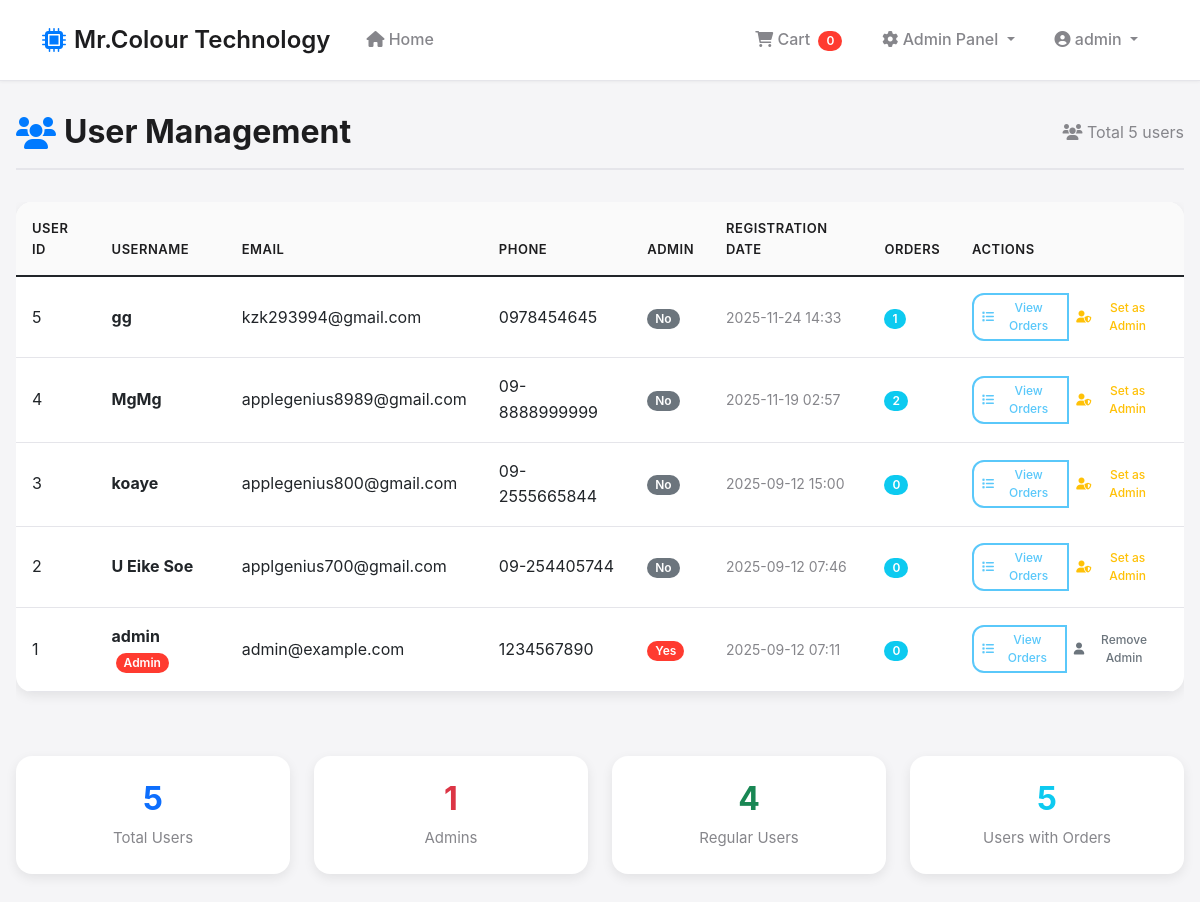
The app's page /admin/users (signed in) with its own data.
### app.py (models this page shows, shortened)
class User(UserMixin, db.Model):
    id = db.Column(db.Integer, primary_key=True)
    username = db.Column(db.String(80), unique=True, nullable=False)
    email = db.Column(db.String(120), unique=True, nullable=False)
    phone = db.Column(db.String(20), nullable=False)
    password_hash = db.Column(db.String(120), nullable=False)
    is_admin = db.Column(db.Boolean, default=False)
    created_at = db.Column(db.DateTime, default=datetime.utcnow)

### app.py (the view)
@app.route('/admin/users')
@login_required
def admin_users():
    if not current_user.is_admin:
        flash('Insufficient permissions')
        return redirect(url_for('index'))
    users = User.query.order_by(User.created_at.desc()).all()
    return render_template('admin_users.html', users=users, current_user=current_user)

### app.py (called while the page is built)
@login_manager.user_loader
def load_user(user_id):
    user = User.query.get(int(user_id))
    if user:
        db.session.refresh(user)
    return user

### templates/admin_users.html (shortened to what this page needs)
{% extends "base.html" %}
{% block content %}
<div class="page-header">
    <h2><i class="fas fa-users"></i> User Management</h2>
    <div class="text-muted">
        <i class="fas fa-users"></i> Total {{ users|length }} users
    </div>
</div>
{% if users %}
    <div class="table-responsive">
        <table class="table table-hover">
            <thead>
                <tr>
                    <th>User ID</th>
                    <th>Username</th>
                    <th>Email</th>
                    <th>Phone</th>
                    <th>Admin</th>
                    <th>Registration Date</th>
                    <th>Orders</th>
                    <th>Actions</th>
                </tr>
            </thead>
            <tbody>
                {% for user in users %}
                <tr>
                    <td>{{ user.id }}</td>
                    <td>
                        <strong>{{ user.username }}</strong>
                        {% if user.is_admin %}
                            <span class="badge bg-danger ms-1">Admin</span>
                        {% endif %}
                    </td>
                    <td>{{ user.email }}</td>
                    <td>{{ user.phone }}</td>
                    <td>
                        {% if user.is_admin %}
                            <span class="badge bg-danger">Yes</span>
                        {% else %}
                            <span class="badge bg-secondary">No</span>
                        {% endif %}
                    </td>
                    <td>
                        <small class="text-muted">{{ user.created_at.strftime('%Y-%m-%d %H:%M') }}</small>
                    </td>
                    <td>
                        <span class="badge bg-info">{{ user.orders|length }}</span>
                    </td>
                    <td>
                        <div class="btn-group" role="group">
                            <button class="btn btn-sm btn-outline-info view-orders-btn" data-user-id="{{ user.id }}">
                                <i class="fas fa-list"></i> View Orders
                            </button>
                            {% if not user.is_admin %}
                                <button class="btn btn-sm btn-outline-warning toggle-admin-btn" data-user-id="{{ user.id }}" data-is-admin="true">
                                    <i class="fas fa-user-shield"></i> Set as Admin
                                </button>
                            {% else %}
                                <button class="btn btn-sm btn-outline-secondary toggle-admin-btn" data-user-id="{{ user.id }}" data-is-admin="false">
                                    <i class="fas fa-user"></i> Remove Admin
                                </button>
                            {% endif %}
                        </div>
                    </td>
                </tr>
                {% endfor %}
            </tbody>
        </table>
    </div>
    <div class="row g-4 mt-4">
        <div class="col-md-3">
            <div class="stats-card">
                <h5 class="card-title text-primary">{{ users|length }}</h5>
                <p class="card-text">Total Users</p>
            </div>
        </div>
        <div class="col-md-3">
            <div class="stats-card">
                <h5 class="card-title text-danger">{{ users|selectattr('is_admin', 'eq', true)|list|length }}</h5>
                <p class="card-text">Admins</p>
            </div>
        </div>
        <div class="col-md-3">
            <div class="stats-card">
                <h5 class="card-title text-success">{{ users|selectattr('is_admin', 'eq', false)|list|length }}</h5>
                <p class="card-text">Regular Users</p>
            </div>
        </div>
        <div class="col-md-3">
            <div class="stats-card">
                <h5 class="card-title text-info">{{ users|selectattr('orders', 'defined')|list|length }}</h5>
                <p class="card-text">Users with Orders</p>
            </div>
        </div>
    </div>
{% else %}
    <div class="empty-state">
        <i class="fas fa-users"></i>
        <h3>No Users</h3>
        <p>No users have registered yet</p>
    </div>
{% endif %}
{% endblock %}

### templates/base.html (shortened to what this page needs)
<!DOCTYPE html>
<html lang="en">
<head>
    <link href="https://cdn.jsdelivr.net/npm/bootstrap@5.1.3/dist/css/bootstrap.min.css" rel="stylesheet">
    <link href="https://cdnjs.cloudflare.com/ajax/libs/font-awesome/6.0.0/css/all.min.css" rel="stylesheet">
    <link href="{{ url_for('static', filename='css/style.css') }}" rel="stylesheet">
</head>
<body>
    <nav class="navbar navbar-expand-lg navbar-light">
        <div class="container">
            <a class="navbar-brand" href="{{ url_for('index') }}">
                <i class="fas fa-microchip"></i> Mr.Colour Technology
            </a>
            <div class="collapse navbar-collapse" id="navbarNav">
                <ul class="navbar-nav me-auto">
                    <li class="nav-item">
                        <a class="nav-link" href="{{ url_for('index') }}">
                            <i class="fas fa-home"></i> Home
                        </a>
                    </li>
                </ul>
                <ul class="navbar-nav">
                    {% if current_user.is_authenticated %}
                        <li class="nav-item">
                            <a class="nav-link" href="#" onclick="showCart()">
                                <i class="fas fa-shopping-cart"></i> Cart
                                <span class="badge bg-danger" id="cart-count">0</span>
                            </a>
                        </li>
                        {% if current_user.is_admin %}
                            <li class="nav-item dropdown">
                                <a class="nav-link dropdown-toggle" href="#" role="button" data-bs-toggle="dropdown" aria-expanded="false">
                                    <i class="fas fa-cog"></i> Admin Panel
                                </a>
                            </li>
                        {% endif %}
                        <li class="nav-item dropdown">
                            <a class="nav-link dropdown-toggle" href="#" role="button" data-bs-toggle="dropdown" aria-expanded="false">
                                <i class="fas fa-user-circle"></i> {{ current_user.username }}
                            </a>
                        </li>
                    {% endif %}
                </ul>
            </div>
        </div>
    </nav>
    <main class="container">
        {% block content %}{% endblock %}
    </main>
</body>
</html>

### records on screen
User: username "admin", id "1", is_admin "Admin", email "admin@example.com", phone "1234567890", created_at "2025-09-12 07:11", orders|length "0"
User: id "5", username "gg", email "kzk293994@gmail.com", phone "0978454645", is_admin "No", created_at "2025-11-24 14:33", orders|length "1"
User: id "4", username "MgMg", email "applegenius8989@gmail.com", phone "09-8888999999", is_admin "No", created_at "2025-11-19 02:57", orders|length "2"
User: id "3", username "koaye", email "applegenius800@gmail.com", phone "09-2555665844", is_admin "No", created_at "2025-09-12 15:00", orders|length "0"
User: id "2", username "U Eike Soe", email "applgenius700@gmail.com", phone "09-254405744", is_admin "No", created_at "2025-09-12 07:46", orders|length "0"

### other values on screen
{{ users|length }} "5"
{{ users|selectattr('is_admin', 'eq', true)|list|length }} "1"
{{ users|selectattr('is_admin', 'eq', false)|list|length }} "4"
{{ users|selectattr('orders', 'defined')|list|length }} "5"
